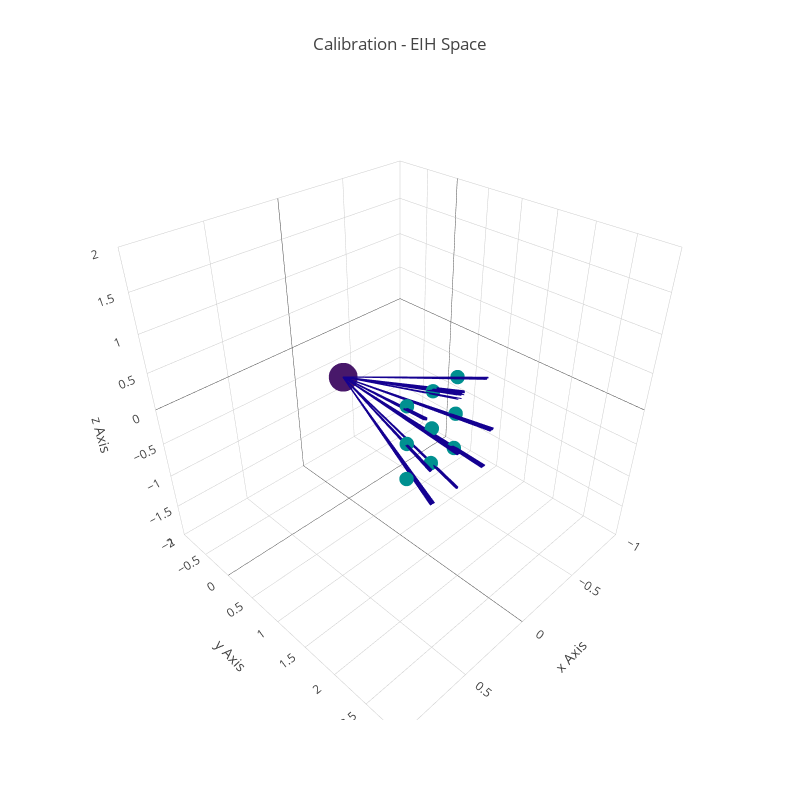

Notebook source saved alongside this figure:
### Code cell
width = 800
height = 800
xRange = [-1,1]
yRange = [-1,3]
zRange = [-2,2]

calibPt_pt = np.array(calibPt_pt)
calibTrace = go.Scatter3d(x=calibPt_pt[:,0],
                           y=calibPt_pt[:,2],
                           z=calibPt_pt[:,1],
                           mode='markers',
                           marker={'color': 'rgb(0,144,144)', 'size': 5},
                          )

headTrace = go.Scatter3d(x=[0],y=[0],z=[0],
                       mode='markers',
                       marker={'color': '#48186a', 'size': 10})

allTraces.append(headTrace)
allTraces.append(calibTrace)

layout = go.Layout(title="Calibration - EIH Space", 
                width=width,
                height=height,
                showlegend=False,
                scene=go.Scene(aspectmode='manual',
                               xaxis=dict(range=xRange, title='x Axis'),
                               yaxis=dict(range=yRange, title='y Axis'),
                               zaxis=dict(range=zRange, title='z Axis'),
                               aspectratio=dict(x=1, y=1, z=1),
                           ),
                margin=go.Margin(t=100),
                hovermode='closest',

                )


fig=go.Figure(data=list(allTraces),layout=layout)

iplot(fig)
